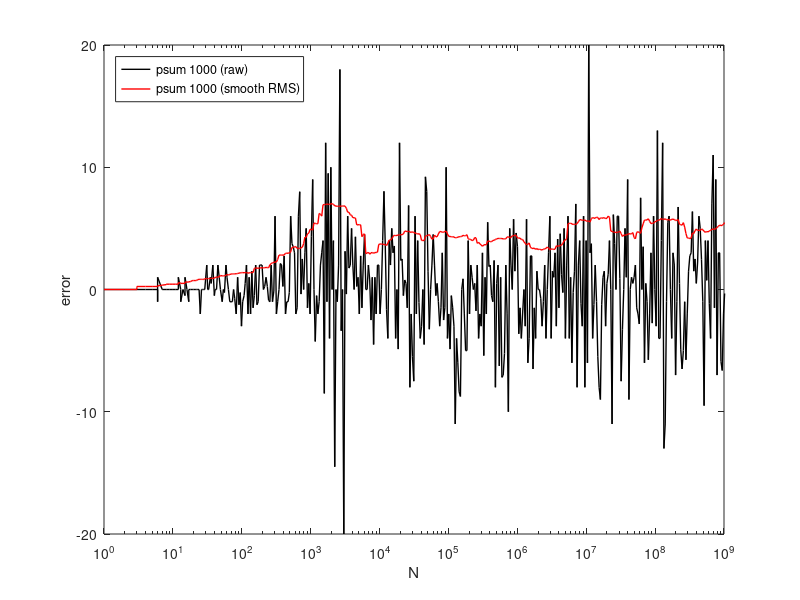
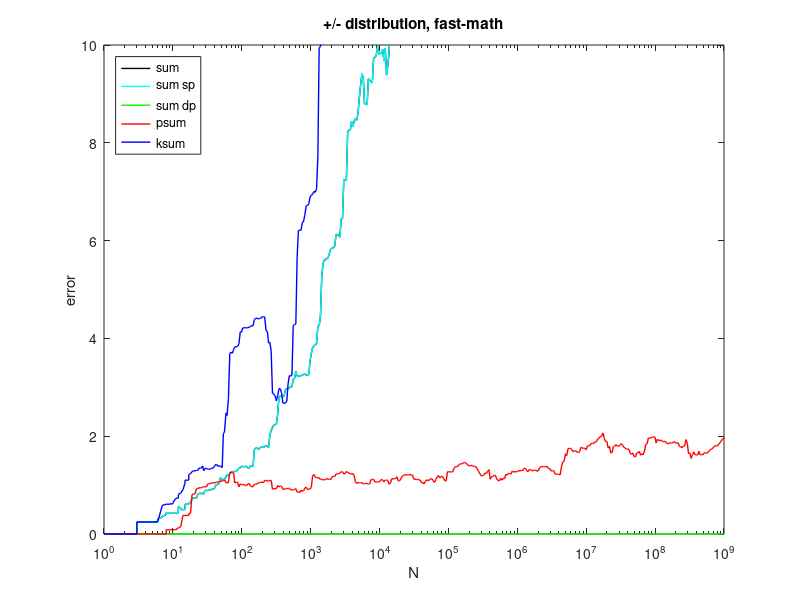
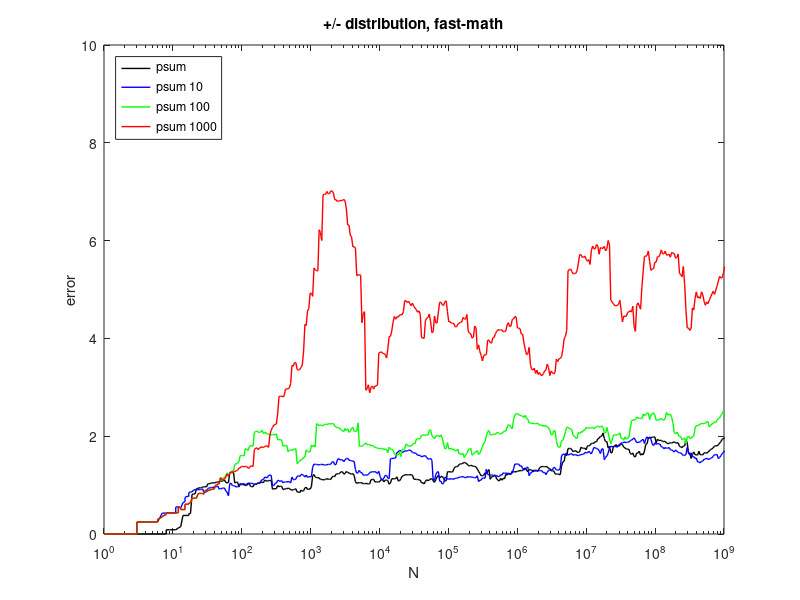
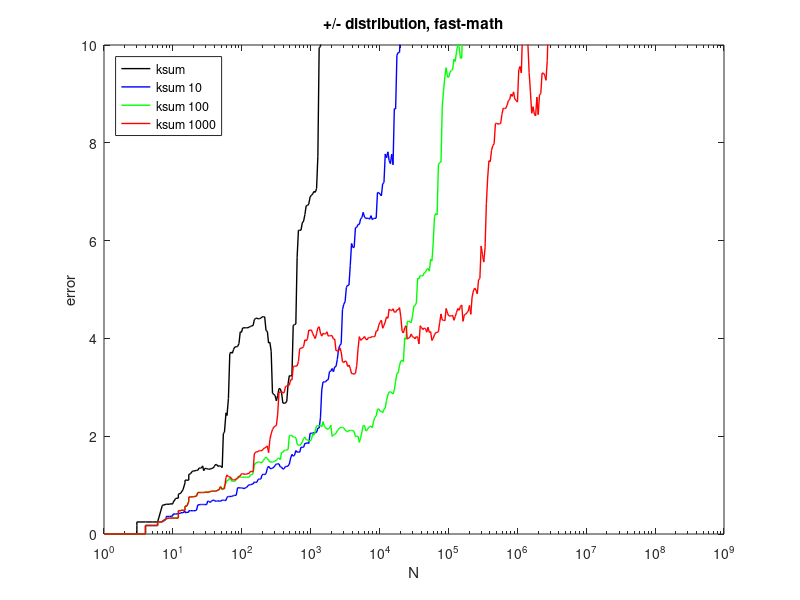

The MATLAB script that drew these images, in order:
isFAST = true;



if isFAST 
  a = dlmread("sums_bench_files/bench_fast_2.txt");
  ff = 10;
  ftitle = ", fast-math";
else
  a = dlmread("sums_bench_files/bench_2.txt");
  ff = 0
  ftitle = ""
endif

ntest = sum(a(:,1) == 1)
np = size(a,1) / ntest

b = reshape(a,ntest,np,[]);

nbel = b(:,1,2);
sumi = movmean(b(:,:,3).^2,33).^0.5;
sum0 = movmean(b(:,:,4).^2,33).^0.5;
sum1 = movmean(b(:,:,5).^2,33).^0.5;
psum = movmean(b(:,:,6).^2,33).^0.5;
psum10 = movmean(b(:,:,7).^2,33).^0.5;
psum100 = movmean(b(:,:,8).^2,33).^0.5;
psum1000 = movmean(b(:,:,9).^2,33,1).^0.5;
ksum = movmean(b(:,:,10).^2,33).^0.5;
ksum10 = movmean(b(:,:,11).^2,33).^0.5;
ksum100 = movmean(b(:,:,12).^2,33).^0.5;
ksum1000 = movmean(b(:,:,13).^2,33).^0.5;

set(0, 'DefaultLineLineWidth', 1);


h = figure(10+ff)
semilogx  (nbel,b(:,1,9),'k', ...
           nbel,psum1000(:,1),'r')
axis([1 1e9 -20 20]);
xlabel('N'); ylabel("error"); %title("xxx");
legend('psum 1000 (raw)','psum 1000 (smooth RMS)', ...
       'location','northwest') 
print('sums_bench_files/fig10.png','-dpng','-S700,400');

h = figure(11+ff)
semilogx  (nbel,sumi(:,1),'k', ...
           nbel,sum0(:,1),'c', ...
           nbel,sum1(:,1),'g', ...
           nbel,psum(:,1),'r', ...
           nbel,ksum(:,1),'b')
axis([1 1e9 0 10]);
xlabel('N'); ylabel("error"); title(["+/- distribution" ftitle]);
legend('sum','sum sp','sum dp','psum','ksum', ...
       'location','northwest') 
print('sums_bench_files/fig11.png','-dpng','-S700,400');


h = figure(12+ff)
semilogx  (nbel,psum(:,1),'k', ...
           nbel,psum10(:,1),'b', ...
           nbel,psum100(:,1),'g', ...
           nbel,psum1000(:,1),'r')
axis([1 1e9 0 10]);
xlabel('N'); ylabel("error"); title(["+/- distribution" ftitle]);
legend('psum','psum 10','psum 100','psum 1000', ...
       'location','northwest') 
print('sums_bench_files/fig12.png','-dpng','-S700,400');


h = figure(13+ff)
semilogx  (nbel,ksum(:,1),'k', ...
           nbel,ksum10(:,1),'b', ...
           nbel,ksum100(:,1),'g', ...
           nbel,ksum1000(:,1),'r')
axis([1 1e9 0 10]);
xlabel('N'); ylabel("error"); title(["+/- distribution" ftitle]);
legend('ksum','ksum 10','ksum 100','ksum 1000', ...
       'location','northwest') 
print('sums_bench_files/fig13.png','-dpng','-S700,400');



h = figure(14+ff)
semilogx  (nbel,sumi(:,2),'k', ...
           nbel,sum0(:,2),'c', ...
           nbel,sum1(:,2),'g', ...
           nbel,psum(:,2),'r', ...
           nbel,ksum(:,2),'b')
axis([1 1e9 0 10]);
xlabel('N'); ylabel("error"); title(["+++ distribution" ftitle]);
legend('sum','sum sp','sum dp','psum','ksum', ...
       'location','northwest') 
print('sums_bench_files/fig14.png','-dpng','-S700,400');


h = figure(15+ff)
semilogx  (nbel,psum(:,2),'k', ...
           nbel,psum10(:,2),'b', ...
           nbel,psum100(:,2),'g', ...
           nbel,psum1000(:,2),'r')
axis([1 1e9 0 10]);
xlabel('N'); ylabel("error"); title(["+++ distribution" ftitle]);
legend('psum','psum 10','psum 100','psum 1000', ...
       'location','northwest') 
print('sums_bench_files/fig15.png','-dpng','-S700,400');


h = figure(16+ff)
semilogx  (nbel,ksum(:,2),'k', ...
           nbel,ksum10(:,2),'b', ...
           nbel,ksum100(:,2),'g', ...
           nbel,ksum1000(:,2),'r')
axis([1 1e9 0 10]);
xlabel('N'); ylabel("error"); title(["+++ distribution" ftitle]);
legend('ksum','ksum 10','ksum 100','ksum 1000', ...
       'location','northwest') 
print('sums_bench_files/fig16.png','-dpng','-S700,400');
